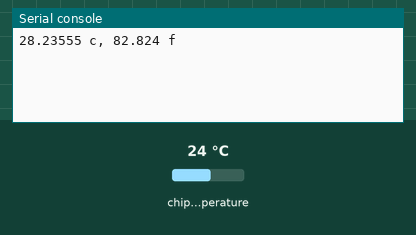
The program below on a simulated Raspberry Pi Pico running MicroPython. On the bench: the last lines printed to the serial console. Inputs (shaded band) come from the test bench; at power-on: chip temperature 24 °C.

Above: at 1.2 s.
1.3 s: chip temperature set to 1 °C
At 3.4 s:
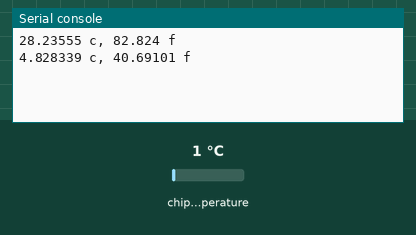
4.0 s: chip temperature set to 11 °C
At 5.0 s:
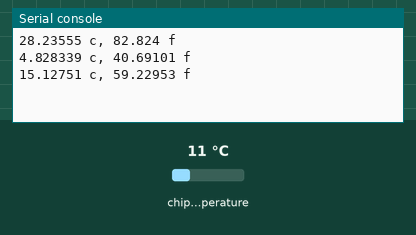
Timing chart, 0 to 7.0 s (numbered marks = the images above; inputs shaded):
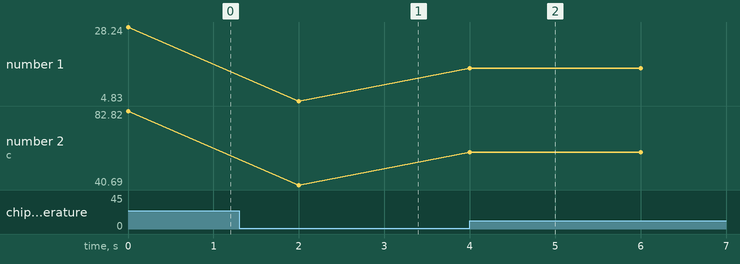

Measured:
- after the input at 1.3 s, the serial console: prints a new line after 0.70 s (image 1)
- after the input at 4.0 s, the serial console: prints a new line at once (image 2)
- plotted number 1: 28.24 → 4.83 after the input at 1.3 s, 4.83 → 15.13 after the input at 4.0 s
- plotted number 2: 82.82 → 40.69 after the input at 1.3 s, 40.69 → 59.23 after the input at 4.0 s

The program:

machinetemperature.py
```python
import machine
import utime

# Voltage per degree derived using the formula for slope = y-y1=m(x-x1)
# Temperature in Celsius = TemperatureBaselineInCelsius - (reading-VoltageAtTemperatureBaseline / VoltagePerDegree = 0.001721)

AINSEL = const(4) # AINSEL = 5th ADC Channel for the temperature sensor on a Pico
PiVoltage = const(3.3)
ADC16BitRange = const(65535)
TemperatureBaselineInCelsius = const(27)
VoltageAtTemperatureBaseline = const(0.706)
Deviation = 4

tempADC = machine.ADC(AINSEL)
VoltagePerDegree = 0.001721

while True:
    reading = tempADC.read_u16() * (PiVoltage / ADC16BitRange)
    celsius = (TemperatureBaselineInCelsius + Deviation) - ((reading - VoltageAtTemperatureBaseline) / VoltagePerDegree)
    print("{0} c, {1} f".format(celsius, celsius * (9/5) + 32))
    utime.sleep(2)
```
